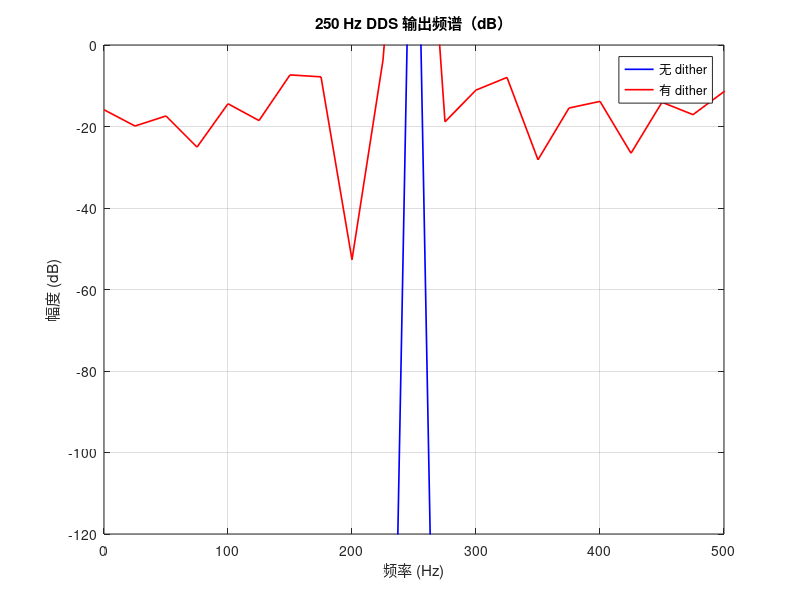

MATLAB code for this plot:
clear

%%参数设置
A   = 1             ; %信号幅度
f   = 1             ; %信号频率，DDS量化将其设置为1
fs  = 4096          ;%采样频率，将其设置为要量化的相位个数
T   = 1/f/4;%1/f /4 ; %信号持续时间,只持续1/4周期
phi = 0             ;%初始相位

t = 0 : 1/fs : T-1/fs; %构建的时间向量
y = A * sin(2*pi*f*t +phi);
yint = int16(y*(2^15));

%%波形可视化
% figure;
% plot(t,y);
% 
% xlabel('时间（秒）');
% ylabel('幅度');
% title('1/4正弦波');
% grid on;

file1 = fopen('./sin_datafloat.txt','w');
file2 = fopen('./sin_data16bit.txt','w');
for i = 1:length(y)
    fprintf(file1,'%.6f\n',y(i));
    fprintf(file2,'%x\n',yint(i));
end
fclose(file1);
fclose(file2);

f_s_1               = 100 * 10^3                ;%采样频率
f_o                 = 250                       ;%输出频率
phase_bits          = 48                        ;%相位累加器位数
phase_accumulator   = 0                         ;%初相位
FCW                 = round(f_o/f_s_1 * 2^phase_bits); %频率控制字（整数）

% 用 1/4 正弦表 yint(4096 点, 0~90°) 通过象限映射生成完整正弦波
N_sample = f_s_1/f_o * 10;                    %绘制2个周期的波形
gen_wave = zeros(1, N_sample);

tbl      = double(yint);             %查表地址 0~4095 -> 索引 1~4096
phase    = phase_accumulator;

gen_wave_dither = zeros(1, N_sample);
phase_dither = phase_accumulator;
phase_lookup = phase_accumulator;
lfsr_data = uint8(1);

addr_shift = phase_bits - 12;        % = 36，被截断的低位数
dither_shift = addr_shift - 8;       % = 28，把 8 位 LFSR 放到 addr LSB 下方 8 位

for i = 1:N_sample
    % ---- 无 dither 通道 ----
    quad = floor(phase / 2^(phase_bits-2));
    addr = floor(mod(phase, 2^(phase_bits-2)) / 2^(phase_bits-12));
    switch quad
        case 0, gen_wave(i) =  tbl(addr + 1);
        case 1, gen_wave(i) =  tbl(1024 - addr);
        case 2, gen_wave(i) = -tbl(addr + 1);
        case 3, gen_wave(i) = -tbl(1024 - addr);
    end
    

    % ---- 有 dither 通道 ----


    quad1 = floor(phase_dither / 2^(phase_bits-2));
    addr1 = floor(mod(phase_dither, 2^(phase_bits-2)) / 2^(phase_bits-12));
    switch quad1
        case 0, gen_wave_dither(i) =  tbl(addr1 + 1);
        case 1, gen_wave_dither(i) =  tbl(1024 - addr1);
        case 2, gen_wave_dither(i) = -tbl(addr1 + 1);
        case 3, gen_wave_dither(i) = -tbl(1024 - addr1);
    end


    phase = mod(phase + FCW, 2^phase_bits);
    dither_val = double(lfsr_data - 128) * 2^dither_shift;      % 关键：量纲对齐
    phase_dither = mod(phase + dither_val, 2^phase_bits);
    % ---- LFSR 更新 ----

    b8 = bitget(lfsr_data, 8);
    b6 = bitget(lfsr_data, 6);
    b5 = bitget(lfsr_data, 5);
    b4 = bitget(lfsr_data, 4);
    feedback = bitxor(bitxor(bitxor(b8, b6), b5), b4);   % uint8 的 0 或 1
    lfsr_data = bitshift(lfsr_data, 1);                   % uint8 左移，自动截断
    lfsr_data = bitor(lfsr_data, feedback);  
end




samp_t = (0:N_sample-1) / f_s_1;

figure;
plot(samp_t, gen_wave);

xlabel('时间（秒）');
ylabel('幅度');
title('250 Hz DDS 输出波形（查表 yint 生成）');
grid on;

%% 频谱分析（FFT）—— 对比 gen_wave 与 gen_wave_dither
N_fft = N_sample;                      % 整周期采样，不补零

% --- 无 dither ---
Y1  = fft(gen_wave, N_fft);
P2  = abs(Y1 / N_fft);
P1  = P2(1:N_fft/2+1);
P1(2:end-1) = 2*P1(2:end-1);

% --- 有 dither ---
Y2  = fft(gen_wave_dither, N_fft);
P2d = abs(Y2 / N_fft);
P1d = P2d(1:N_fft/2+1);
P1d(2:end-1) = 2*P1d(2:end-1);

f_axis = f_s_1 * (0:(N_fft/2)) / N_fft;

figure(1);
%subplot(2,1,1);
plot(f_axis, 20*log10(P1  + eps), 'b', 'LineWidth', 1.2); hold on;
%subplot(2,1,2);
plot(f_axis, 20*log10(P1d + eps), 'r', 'LineWidth', 1.2);hold off;
xlim([0 500]);
ylim([-120 0]);                        % 只显示 -120~0 dB
xlabel('频率 (Hz)');
ylabel('幅度 (dB)');
title('250 Hz DDS 输出频谱（dB）');
legend('无 dither', '有 dither');
grid on;



% 找到基波 bin（250 Hz 附近）
[~, k0] = min(abs(f_axis - f_o));
% 基波功率之外的最大杂散
P1_wo = P1; P1_wo(k0) = 0;
SFDR_wo = 20*log10(P1(k0) / max(P1_wo));

P1d_wo = P1d; P1d_wo(k0) = 0;
SFDR_d = 20*log10(P1d(k0) / max(P1d_wo));

fprintf('无 dither SFDR = %.2f dB\n', SFDR_wo);
fprintf('有 dither SFDR = %.2f dB\n', SFDR_d);
